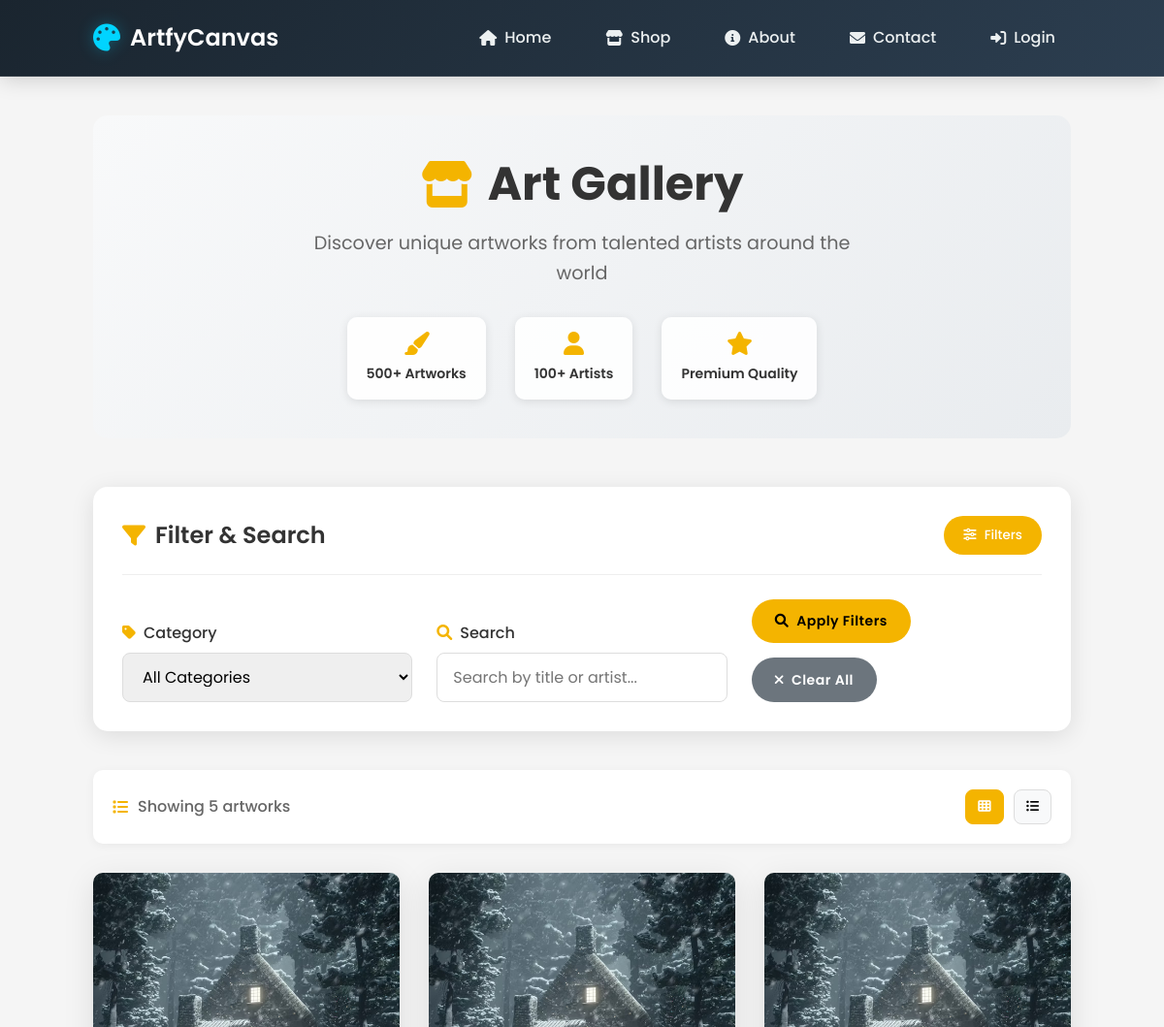
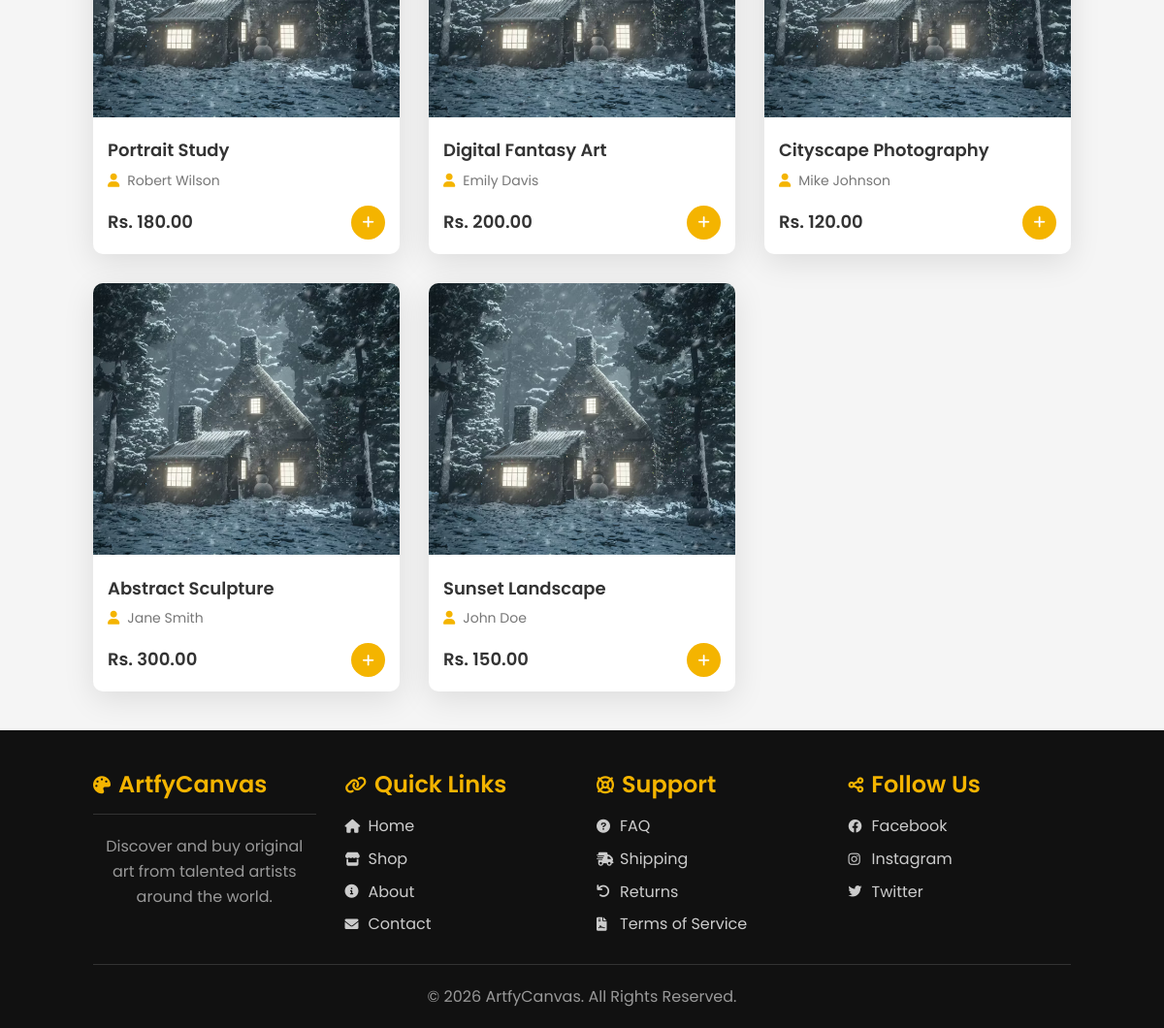
The page /shop.php on the database its author committed (2 pictures, top to bottom).
### tables this page shows
CREATE TABLE IF NOT EXISTS artworks (
    id INT AUTO_INCREMENT PRIMARY KEY,
    title VARCHAR(255) NOT NULL,
    artist VARCHAR(255) NOT NULL,
    price DECIMAL(10,2) NOT NULL,
    image VARCHAR(255),
    description TEXT,
    category_id INT DEFAULT NULL,
    medium VARCHAR(100) DEFAULT NULL,
    dimensions VARCHAR(100) DEFAULT NULL,
    year_created YEAR DEFAULT NULL,
    availability ENUM('available', 'sold', 'reserved') DEFAULT 'available',
    created_at TIMESTAMP DEFAULT CURRENT_TIMESTAMP,
    FOREIGN KEY (category_id) REFERENCES categories(id)
);

### shop.php (the view, shortened to what this page needs)
<?php
require_once "includes/db.php";
$search = isset($_GET['search']) ? trim($_GET['search']) : '';
$query = "SELECT * FROM artworks WHERE 1";
$query .= " ORDER BY id DESC";
$stmt = $conn->prepare($query);
$stmt->execute();
$result = $stmt->get_result();
?>
<!DOCTYPE html>
<html lang="en">
<head>
    <link rel="stylesheet" href="assets/css/style_organized.css">
    <link rel="stylesheet" href="https://cdnjs.cloudflare.com/ajax/libs/font-awesome/6.0.0/css/all.min.css">
</head>
<body>
<header class="navbar">
    <div class="logo">
        <i class="fas fa-palette"></i>
        ArtfyCanvas
    </div>
    <nav>
        <a href="index.php"><i class="fas fa-home"></i> Home</a>
        <a href="shop.php"><i class="fas fa-store"></i> Shop</a>
        <a href="about.php"><i class="fas fa-info-circle"></i> About</a>
        <a href="contact.php"><i class="fas fa-envelope"></i> Contact</a>
        <?php if(isset($_SESSION['user'])): ?>
            <a href="cart.php"><i class="fas fa-shopping-cart"></i> Cart</a>
            <?php
                $pending_count = 0;
                if (isset($conn)) {
                    $pstmt = $conn->prepare("SELECT COUNT(*) as count FROM orders WHERE user_id = ? AND status = 'pending'");
                    $pstmt->bind_param("i", $_SESSION['user']['id']);
                    $pstmt->execute();
                    $pres = $pstmt->get_result();
                    $pending_count = $pres->fetch_assoc()['count'] ?? 0;
                    $pstmt->close();
                }
            ?>
            <a href="my_orders.php" class="notification-bell"><i class="fas fa-bell"></i>
                <?php if($pending_count > 0): ?>
                    <span class="notification-count"><?= $pending_count ?></span>
                <?php endif; ?>
            </a>
            <a href="logout.php"><i class="fas fa-sign-out-alt"></i> Logout</a>
        <?php else: ?>
            <a href="login.php"><i class="fas fa-sign-in-alt"></i> Login</a>
        <?php endif; ?>
    </nav>
</header>
<section class="shop-section">
    <div class="shop-header">
        <div class="shop-title">
            <h1>
                <i class="fas fa-store"></i>
                Art Gallery
            </h1>
            <p>Discover unique artworks from talented artists around the world</p>
        </div>
        <div class="shop-stats">
            <div class="stat">
                <i class="fas fa-paint-brush"></i>
                <span>500+ Artworks</span>
            </div>
            <div class="stat">
                <i class="fas fa-user"></i>
                <span>100+ Artists</span>
            </div>
            <div class="stat">
                <i class="fas fa-star"></i>
                <span>Premium Quality</span>
            </div>
        </div>
    </div>
    <div class="filters-container">
        <div class="filters-header">
            <h3>
                <i class="fas fa-filter"></i>
                Filter & Search
            </h3>
            <button type="button" class="filter-toggle" onclick="toggleFilters()">
                <i class="fas fa-sliders-h"></i>
                Filters
            </button>
        </div>
        <div class="filters-content" id="filters-content">
            <form method="GET" action="shop.php" class="filters-form">
                <div class="filter-group">
                    <label for="category">
                        <i class="fas fa-tag"></i>
                        Category
                    </label>
                    <select name="category" id="category">
                        <option value="">All Categories</option>
                    </select>
                </div>
                <div class="filter-group">
                    <label for="search">
                        <i class="fas fa-search"></i>
                        Search
                    </label>
                    <input type="text" name="search" id="search" placeholder="Search by title or artist..." value="<?= htmlspecialchars($search) ?>">
                </div>
                <div class="filter-actions">
                    <button type="submit" class="btn-primary">
                        <i class="fas fa-search"></i>
                        Apply Filters
                    </button>
                    <a href="shop.php" class="btn-secondary">
                        <i class="fas fa-times"></i>
                        Clear All
                    </a>
                </div>
            </form>
        </div>
    </div>
    <div class="results-header">
        <div class="results-count">
            <i class="fas fa-list"></i>
            <span>Showing <?= $result->num_rows ?> artworks</span>
        </div>
        <div class="view-options">
            <button class="view-btn active" onclick="setView('grid')">
                <i class="fas fa-th"></i>
            </button>
            <button class="view-btn" onclick="setView('list')">
                <i class="fas fa-list-ul"></i>
            </button>
        </div>
    </div>
    <div class="art-grid" id="products-grid">
        <?php if ($result->num_rows > 0): ?>
            <?php while ($art = $result->fetch_assoc()):
            ?>
                <div class="art-card">
                    <div class="art-image">
                    </div>
                    <div class="art-info">
                        <h3>
                            <a href="product.php?id=<?= $art['id'] ?>">
                                <?= htmlspecialchars($art['title']) ?>
                            </a>
                        </h3>
                        <p class="artist">
                            <i class="fas fa-user"></i>
                            <?= htmlspecialchars($art['artist']) ?>
                        </p>
                        <div class="art-footer">
                            <p class="price">Rs. <?= number_format($art['price'], 2) ?></p>
                            <form action="actions/add_to_cart.php" method="POST" class="quick-add">
                                <button type="submit" class="quick-add-btn" title="Add to Cart">
                                    <i class="fas fa-plus"></i>
                                </button>
                            </form>
                        </div>
                    </div>
                </div>
            <?php endwhile; ?>
        <?php endif; ?>
    </div>
</section>
<footer>
    <div class="footer-content">
        <div class="footer-section">
            <h3>
                <i class="fas fa-palette"></i>
                ArtfyCanvas
            </h3>
            <p>Discover and buy original art from talented artists around the world.</p>
        </div>
        <div class="footer-section">
            <h3>
                <i class="fas fa-link"></i>
                Quick Links
            </h3>
            <a href="index.php">
                <i class="fas fa-home"></i>
                Home
            </a>
            <a href="shop.php">
                <i class="fas fa-store"></i>
                Shop
            </a>
            <a href="about.php">
                <i class="fas fa-info-circle"></i>
                About
            </a>
            <a href="contact.php">
                <i class="fas fa-envelope"></i>
                Contact
            </a>
        </div>
        <div class="footer-section">
            <h3>
                <i class="fas fa-life-ring"></i>
                Support
            </h3>
            <a href="#">
                <i class="fas fa-question-circle"></i>
                FAQ
            </a>
            <a href="#">
                <i class="fas fa-shipping-fast"></i>
                Shipping
            </a>
            <a href="#">
                <i class="fas fa-undo"></i>
                Returns
            </a>
            <a href="#">
                <i class="fas fa-file-contract"></i>
                Terms of Service
            </a>
        </div>
        <div class="footer-section">
            <h3>
                <i class="fas fa-share-alt"></i>
                Follow Us
            </h3>
            <a href="#">
                <i class="fab fa-facebook"></i>
                Facebook
            </a>
            <a href="#">
                <i class="fab fa-instagram"></i>
                Instagram
            </a>
            <a href="#">
                <i class="fab fa-twitter"></i>
                Twitter
            </a>
        </div>
    </div>
    <p>© <?= date("Y") ?> ArtfyCanvas. All Rights Reserved.</p>
</footer>
</body>
</html>

### rows shown on the page
artworks: title "Portrait Study", artist "Robert Wilson", price "180.00"
artworks: title "Digital Fantasy Art", artist "Emily Davis", price "200.00"
artworks: title "Cityscape Photography", artist "Mike Johnson", price "120.00"
artworks: title "Abstract Sculpture", artist "Jane Smith", price "300.00"
artworks: title "Sunset Landscape", artist "John Doe", price "150.00"

### other values the page prints
$result->num_rows "5"
